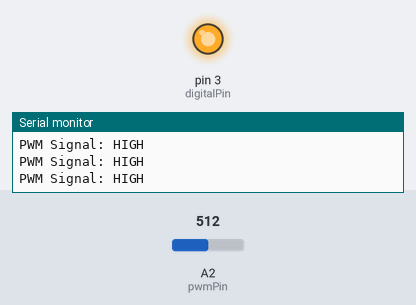
This sketch was run on a simulated Arduino Uno, built with avr-gcc and run on an emulated ATmega328P. Parts: output pins drawn as LEDs (lit = HIGH), the last lines printed to the serial monitor. The inputs (shaded band) are chosen by the test bench; at power-on: A2 (pwmPin) = 512.

Above: at 1.2 s.
1.3 s: A2 (pwmPin) set to 139
2.8 s: A2 (pwmPin) set to 117
At 3.7 s:
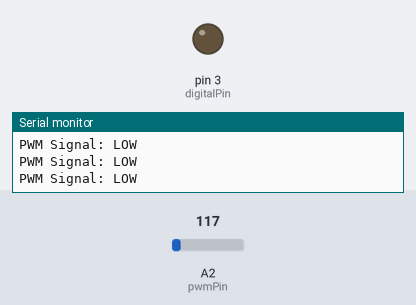
4.3 s: A2 (pwmPin) set to 138
At 5.0 s:
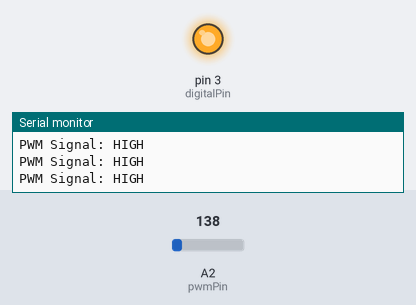
5.8 s: A2 (pwmPin) set to 122
At 6.3 s:
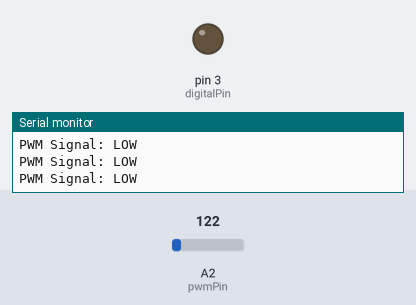
Timing chart, 0 to 8.3 s (numbered marks = the images above; inputs shaded):
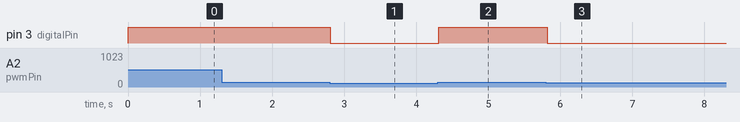

Measured:
- the behaviour switches between 129 and 128 on A2 (pwmPin) (found by bisection; images 0 and 1)
- after the input at 2.8 s, pin 3 (digitalPin): HIGH → LOW at once
- after the input at 4.3 s, pin 3 (digitalPin): LOW → HIGH at once
- after the input at 5.8 s, pin 3 (digitalPin): HIGH → LOW at once

The sketch:

ROV_Control.ino
```cpp
// Pin for the PWM input
const int pwmPin = 2;

// Pin for the digital output
const int digitalPin = 3;

// Threshold value for PWM signal
const int threshold = 128;

void setup() {
  // Initialize the serial communication
  Serial.begin(9600);

  // Set the PWM pin as INPUT
  pinMode(pwmPin, INPUT);

  // Set the digital pin as OUTPUT
  pinMode(digitalPin, OUTPUT);
}

void loop() {
  // Read the PWM value from the PWM pin
  int pwmValue = analogRead(pwmPin);

  // Convert the PWM value to digital
  if (pwmValue > threshold) {
    digitalWrite(digitalPin, HIGH);
    Serial.println("PWM Signal: HIGH");
  } else {
    digitalWrite(digitalPin, LOW);
    Serial.println("PWM Signal: LOW");
  }

  // Add a delay for stability
  delay(100);
}
```
